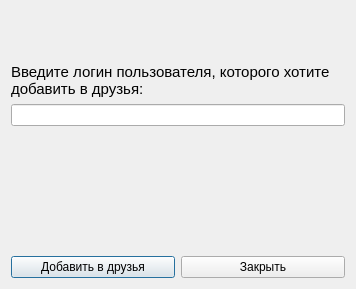
<?xml version="1.0" encoding="UTF-8"?>
<ui version="4.0">
 <class>AddFriendDialog</class>
 <widget class="QDialog" name="AddFriendDialog">
  <property name="geometry">
   <rect>
    <x>0</x>
    <y>0</y>
    <width>356</width>
    <height>289</height>
   </rect>
  </property>
  <property name="windowTitle">
   <string>SuperGames: Добавление друга</string>
  </property>
  <layout class="QVBoxLayout" name="verticalLayout">
   <item>
    <spacer name="verticalSpacer_2">
     <property name="orientation">
      <enum>Qt::Vertical</enum>
     </property>
     <property name="sizeHint" stdset="0">
      <size>
       <width>20</width>
       <height>40</height>
      </size>
     </property>
    </spacer>
   </item>
   <item>
    <widget class="QLabel" name="helpLabel">
     <property name="font">
      <font>
       <pointsize>11</pointsize>
      </font>
     </property>
     <property name="text">
      <string>Введите логин пользователя, которого хотите добавить в друзья:</string>
     </property>
     <property name="wordWrap">
      <bool>true</bool>
     </property>
    </widget>
   </item>
   <item>
    <widget class="QLineEdit" name="loginField"/>
   </item>
   <item>
    <spacer name="verticalSpacer_3">
     <property name="orientation">
      <enum>Qt::Vertical</enum>
     </property>
     <property name="sizeHint" stdset="0">
      <size>
       <width>20</width>
       <height>40</height>
      </size>
     </property>
    </spacer>
   </item>
   <item>
    <widget class="QLabel" name="infoLabel">
     <property name="font">
      <font>
       <pointsize>10</pointsize>
       <bold>true</bold>
      </font>
     </property>
     <property name="text">
      <string/>
     </property>
     <property name="wordWrap">
      <bool>true</bool>
     </property>
     <property name="margin">
      <number>5</number>
     </property>
    </widget>
   </item>
   <item>
    <spacer name="verticalSpacer">
     <property name="orientation">
      <enum>Qt::Vertical</enum>
     </property>
     <property name="sizeHint" stdset="0">
      <size>
       <width>20</width>
       <height>40</height>
      </size>
     </property>
    </spacer>
   </item>
   <item>
    <layout class="QHBoxLayout" name="horizontalLayout">
     <item>
      <widget class="QPushButton" name="addButton">
       <property name="text">
        <string>Добавить в друзья</string>
       </property>
      </widget>
     </item>
     <item>
      <widget class="QPushButton" name="exitButton">
       <property name="text">
        <string>Закрыть</string>
       </property>
      </widget>
     </item>
    </layout>
   </item>
  </layout>
 </widget>
 <resources/>
 <connections/>
</ui>
